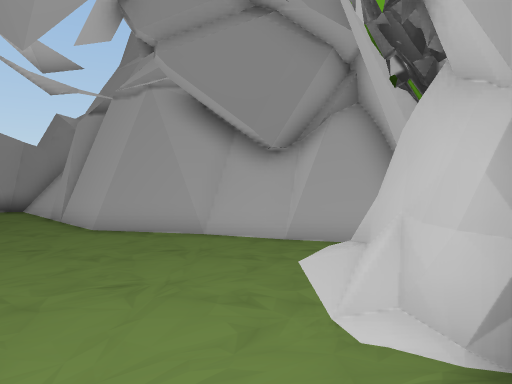
view 1 (above)

24 first-person views from a walk through a Unity game level. The camera is 1.3 m above the floor, tilts 2° down and sees 70° across. The floor is counted in squares, 2 m on a side. Each view is taken from the middle of a square. On the plan, view 1 faces up. The plan holds only what a view shows up to about 11 squares ahead; the rest is blank. The place goes on beyond the plan.

view 2
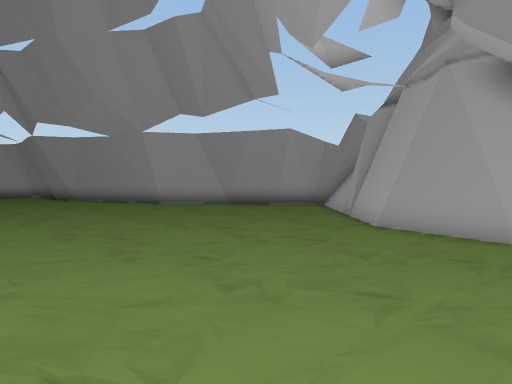

view 3
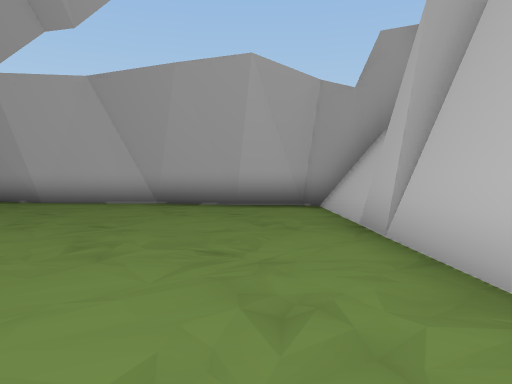

view 4
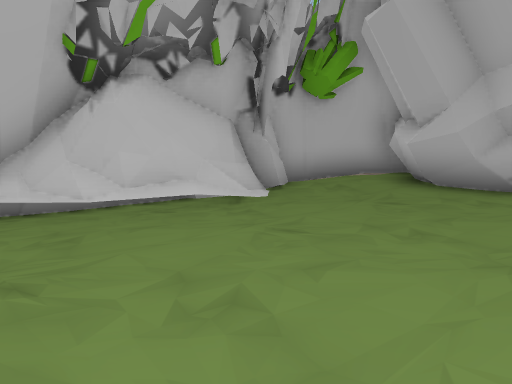

view 5
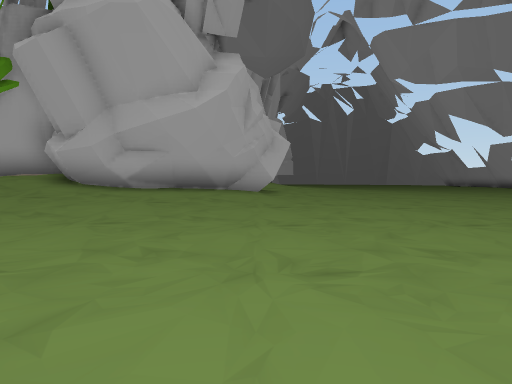

view 6
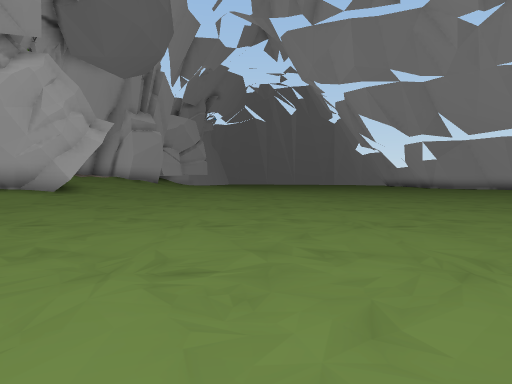

view 7
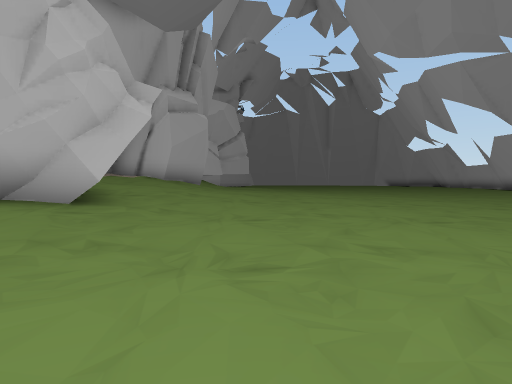

view 8
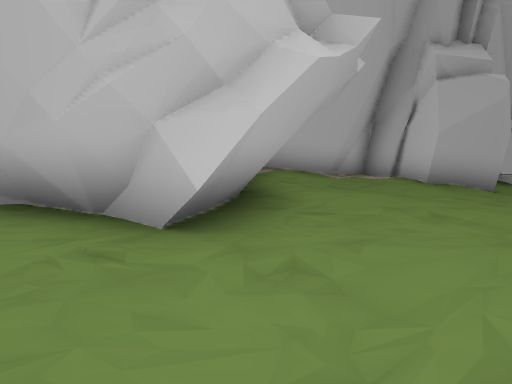

view 9
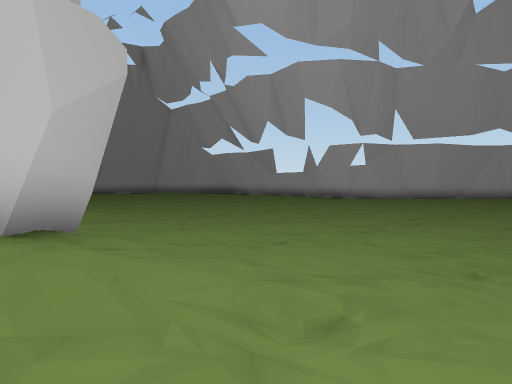

view 10
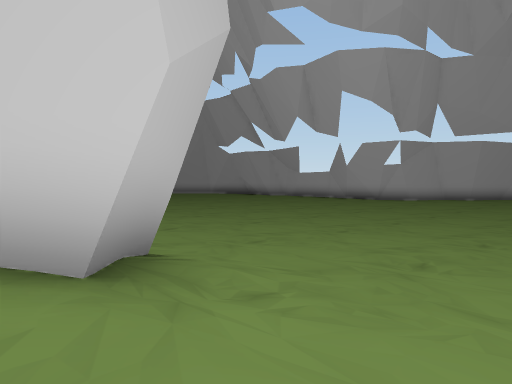

view 11
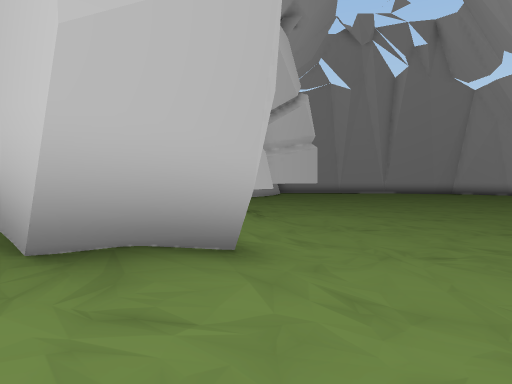

view 12
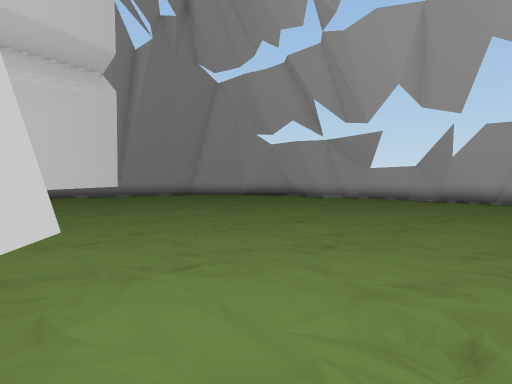

view 13
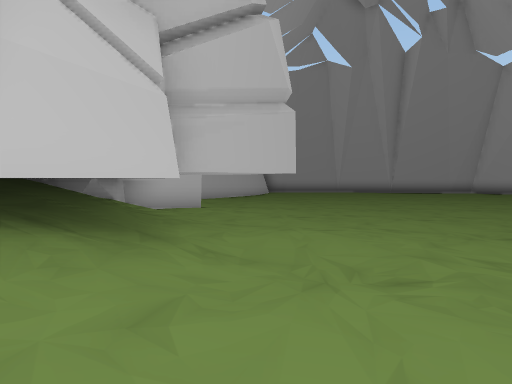

view 14
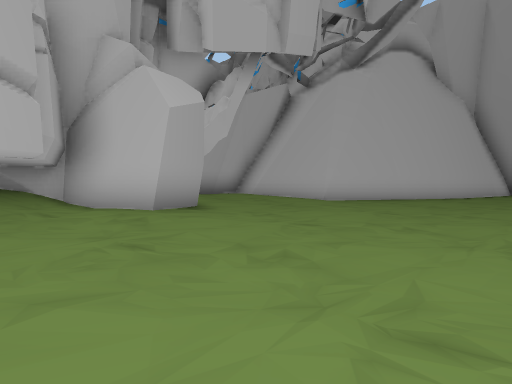

view 15
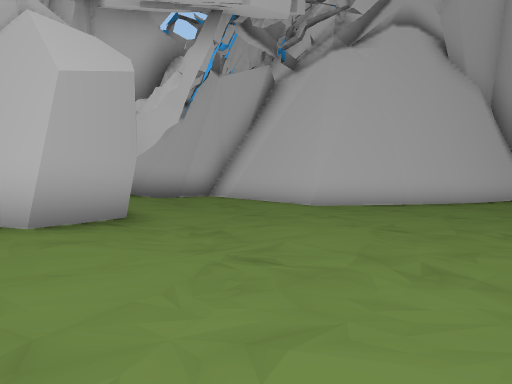

view 16
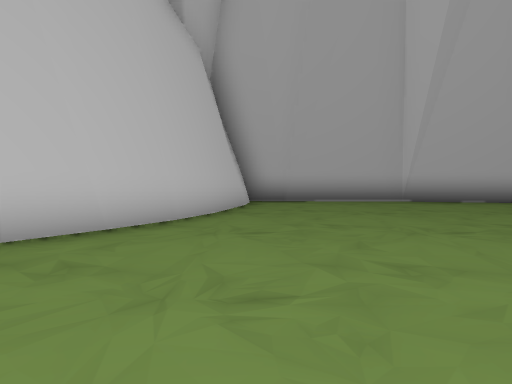

view 17
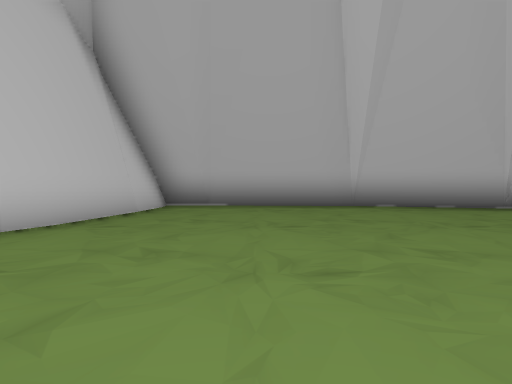

view 18
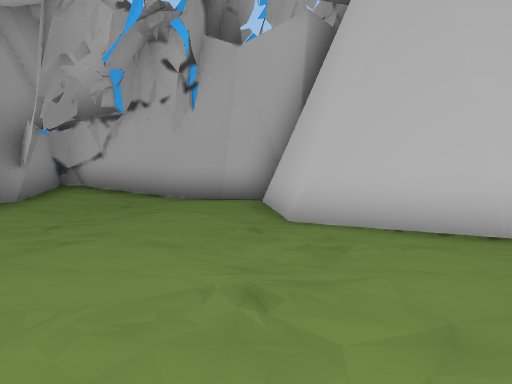

view 19
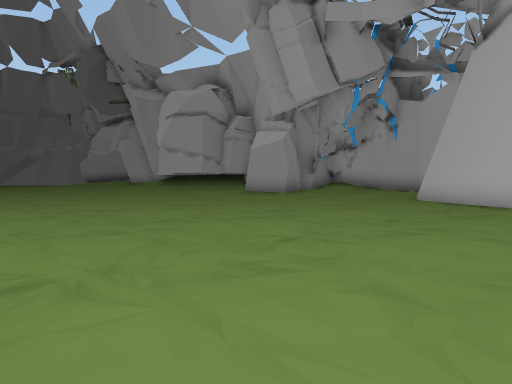

view 20
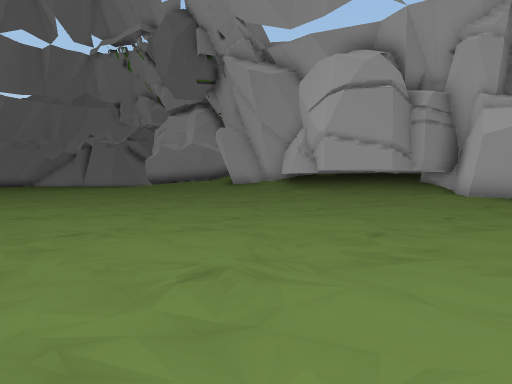

view 21
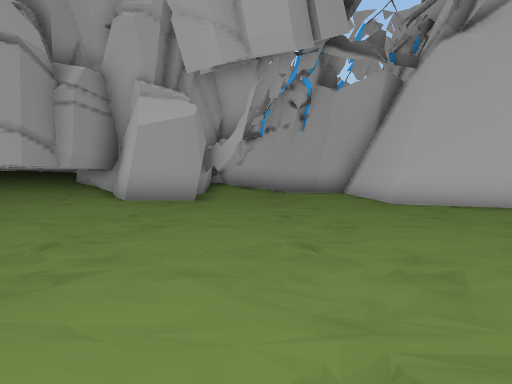

view 22
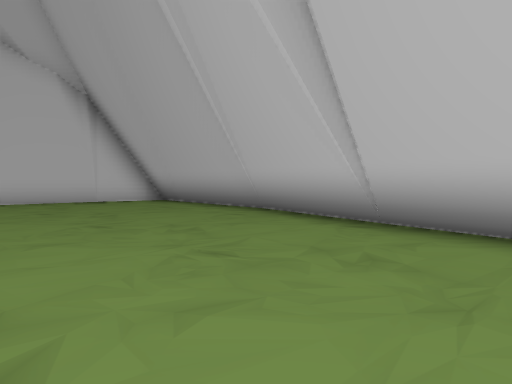

view 23
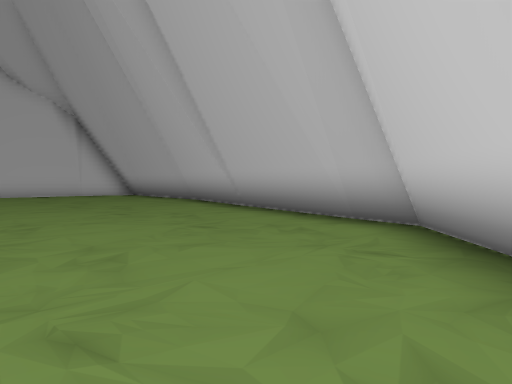

view 24
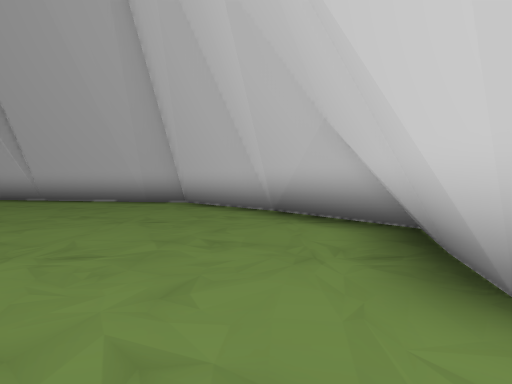

### Floor plan
Key: @ floor where view 1 was taken; # wall or solid block; . main floor; : floor 0.25 m higher than the main floor; + floor 0.5 m higher than the main floor; * floor 0.75 m higher than the main floor; % floor 1 m higher than the main floor; & floor 1.5 m higher than the main floor; / step, stairs or slope; = window, fence, low wall or low ledge.
Columns run from 25 left of view 1 to 3 right of it. Each row starts with its distance up from view 1.
 14                ####
 13               ##..#
 12             ##....##
 11            #.......##
 10           #.........###
  9         ##............####
  8             .............###
  7            .................
  6            ................##
  5           ................###
  4          ..............:::##
  3          ............::::/#
  2         ...........:::////##
  1        ...........:://////##
  0        .........:::////##@/
 -1       ........:::::/#####&##
 -2       .......:::::+##   ###
 -3            ..::::/+##
 -4           ..:::::///#
 -5           ..::::+/*%%
 -6          ...::::+//%%/
 -7         ....::::++/%%/#
 -8         ....::::++////#
 -9         .....:::++/#/&#
-10         .....:::++#####
-11          ....::::+/
-12          .....:::+/
-13          .....::::/#
-14          .....::::=#
-15       .........:::###
-16       .........::####
-17        .........:####
-18         .........:####
-19         .........:::#
-20        ..........::##
-21        ...........:#####
-22        ............::/*#
-23   .    .............://#
-24  ...     ...........:::#
-25  #...    ..........::::#
-26 .#...    ...........:::#
-27 ##....   ..........#####
-28 ##..... ...........#
-29  #................##
-30  =#...............#
-31   #..............##
-32    #.............#
-33    .###..........#
-34       .####......#
-35           .=######

Where each view was taken, in squares from view 1:
view 1: 0 up, 0 right, facing up
view 2: 1 up, 0 right, facing up-left
view 3: 7 up, 4 left, facing up-left
view 4: 7 up, 4 left, facing down-right
view 5: 9 up, 6 left, facing down
view 6: 9 up, 12 left, facing down
view 7: 4 up, 9 left, facing down
view 8: 0 up, 9 left, facing down-right
view 9: 5 down, 5 left, facing down-left
view 10: 7 down, 5 left, facing down-left
view 11: 7 down, 7 left, facing down
view 12: 13 down, 7 left, facing down-left
view 13: 11 down, 8 left, facing down
view 14: 17 down, 12 left, facing down-right
view 15: 19 down, 11 left, facing down-right
view 16: 24 down, 9 left, facing down
view 17: 26 down, 11 left, facing down
view 18: 26 down, 11 left, facing right
view 19: 31 down, 17 left, facing up-right
view 20: 23 down, 18 left, facing up-right
view 21: 23 down, 15 left, facing right
view 22: 29 down, 19 left, facing down-right
view 23: 28 down, 23 left, facing down-right
view 24: 23 down, 23 left, facing down
